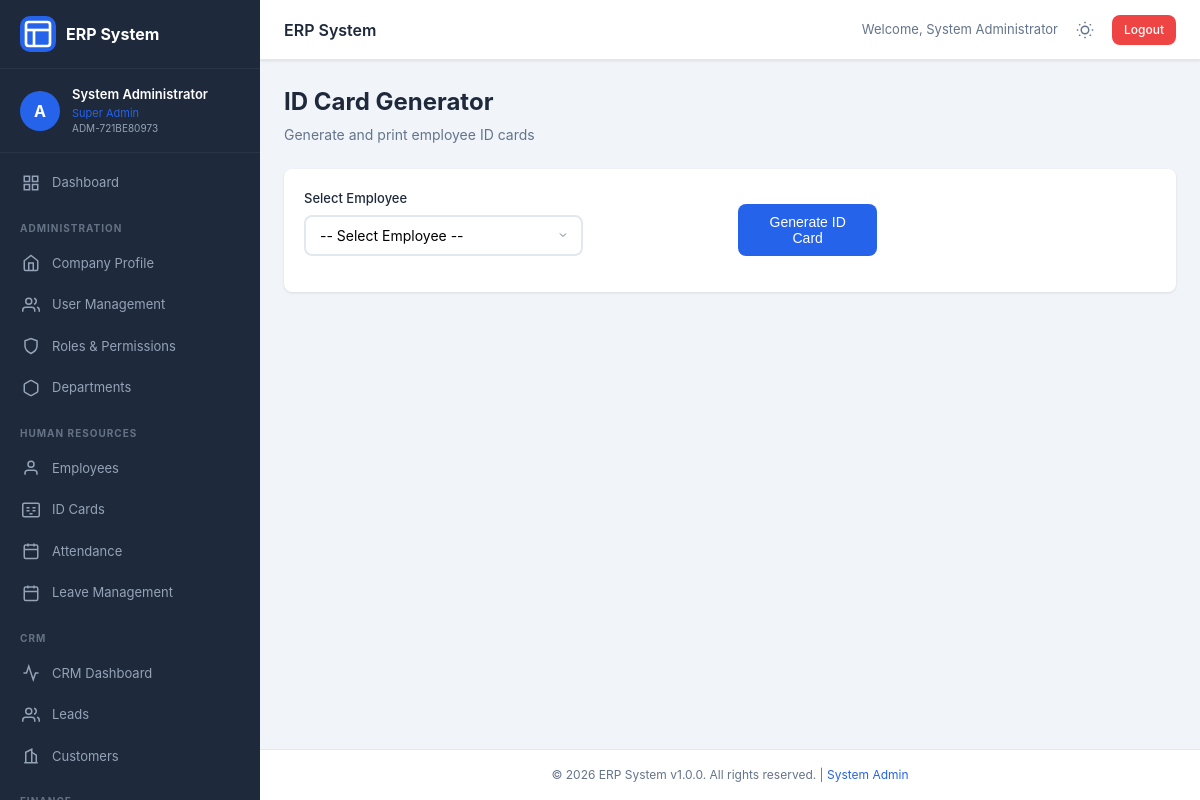
/modules/hr/idcard.php (signed in), run on the app's committed database.
### tables this page shows
CREATE TABLE users (
                id INTEGER PRIMARY KEY AUTOINCREMENT,
                username TEXT UNIQUE NOT NULL,
                password_hash TEXT NOT NULL,
                employee_code TEXT UNIQUE NOT NULL,
                email TEXT,
                phone TEXT,
                role_id INTEGER,
                is_active INTEGER DEFAULT 1,
                login_attempts INTEGER DEFAULT 0,
                locked_until TEXT,
                last_login TEXT,
                created_at TEXT DEFAULT (datetime('now','localtime')),
                updated_at TEXT DEFAULT (datetime('now','localtime')),
                FOREIGN KEY (role_id) REFERENCES roles(id)
            );

CREATE TABLE employees (
                id INTEGER PRIMARY KEY AUTOINCREMENT,
                user_id INTEGER UNIQUE,
                employee_code TEXT UNIQUE NOT NULL,
                first_name TEXT NOT NULL,
                last_name TEXT NOT NULL,
                middle_name TEXT,
                date_of_birth TEXT,
                gender TEXT,
                marital_status TEXT,
                blood_group TEXT,
                nationality TEXT DEFAULT 'Indian',
                religion TEXT,
                department TEXT,
                designation TEXT,
                date_of_joining TEXT,
                employment_type TEXT,
                work_location TEXT,
                reporting_to TEXT,
                shift_timing TEXT,
                weekly_off TEXT,
                aadhar_number_encrypted TEXT,
                aadhar_photo TEXT,
                pan_number_encrypted TEXT,
                pan_photo TEXT,
                passport_photo TEXT,
                phone_number TEXT,
                alternate_phone TEXT,
                personal_email TEXT,
                official_email TEXT,
                emergency_contact_name TEXT,
                emergency_contact_phone TEXT,
                emergency_contact_relation TEXT,
                address_aadhar TEXT,
                address_permanent TEXT,
                address_current TEXT,
                city TEXT,
                state TEXT,
                pincode TEXT,
                highest_education TEXT,
                university TEXT,
                year_of_passing TEXT,
                previous_company TEXT,
                previous_designation TEXT,
                years_of_experience TEXT,
                skills TEXT,
                bank_name TEXT,
                bank_account_number_encrypted TEXT,
                ifsc_code TEXT,
                bank_branch TEXT,
                uan_number_encrypted TEXT,
                esic_number_encrypted TEXT,
                is_active INTEGER DEFAULT 1,
                created_at TEXT DEFAULT (datetime('now','localtime')),
                updated_at TEXT DEFAULT (datetime('now','localtime')),
                FOREIGN KEY (user_id) REFERENCES users(id)
            );

CREATE TABLE roles (
                id INTEGER PRIMARY KEY AUTOINCREMENT,
                role_name TEXT UNIQUE NOT NULL,
                role_description TEXT,
                permissions TEXT,
                is_system INTEGER DEFAULT 0,
                created_at TEXT DEFAULT (datetime('now','localtime')),
                updated_at TEXT DEFAULT (datetime('now','localtime'))
            );

### modules/hr/idcard.php (the view, shortened to what the rows shown need)
<?php
require_once __DIR__ . '/../../init.php';
require_once __DIR__ . '/../../includes/header.php';
if (!$empCode) {
    ?>
    <div class="page-header">
        <h1 class="page-title">ID Card Generator</h1>
    </div>
    <?php
}
require_once __DIR__ . '/../../includes/footer.php'; ?>

### includes/header.php (shortened to what the rows shown need)
<?php
require_once __DIR__ . '/../init.php';
$currentUser = getCurrentUser();
?>
<!DOCTYPE html>
<html lang="en" data-theme="">
<head>
    <link rel="stylesheet" href="/assets/css/style.css">
</head>
<body>
    <div class="app-container">
        <nav class="sidebar" id="sidebar">
            <div class="sidebar-user">
                <div class="user-avatar">
                    <?= strtoupper(substr($currentUser['username'] ?? 'U', 0, 1)) ?>
                </div>
                <div class="user-info">
                    <span class="user-name"><?= getEmployeeName() ?></span>
                    <span class="user-role"><?= $currentUser['role_name'] ?? '' ?></span>
                    <span class="user-code"><?= $currentUser['employee_code'] ?? '' ?></span>
                </div>
            </div>
        </nav>
        <main class="main-content">
            <header class="top-bar">
                <div class="top-bar-right">
                    <span class="user-greeting">Welcome, <?= getEmployeeName() ?></span>
                    <button class="theme-toggle" id="themeToggle" onclick="toggleTheme()" title="Toggle Dark Mode">
                    </button>
                    <a href="/dashboard.php?logout=1" class="btn btn-sm btn-danger" onclick="return confirm('Logout?')">Logout</a>
                </div>
            </header>
            <div class="content-wrapper">

### data on the page
users: username "A", role.role_name "Super Admin", employee_code "ADM-721BE80973"
employees: getEmployeeName() "System Administrator"

### other printed values
APP_NAME "ERP System"
APP_VERSION "1.0.0"
